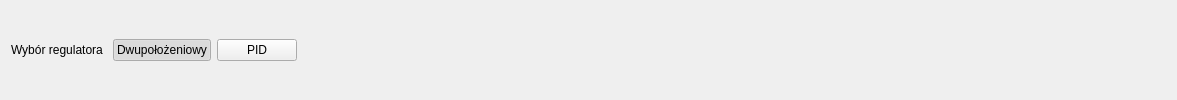
          <widget class="QWidget" name="pageFanControllerSelect">
           <layout class="QHBoxLayout" name="horizontalLayout_7">
            <item>
             <widget class="QLabel" name="label_9">
              <property name="text">
               <string>&lt;html&gt;&lt;head/&gt;&lt;body&gt;&lt;p&gt;Wybór regulatora	&lt;/p&gt;&lt;/body&gt;&lt;/html&gt;</string>
              </property>
             </widget>
            </item>
            <item>
             <widget class="QPushButton" name="btnFanControllerSetBB">
              <property name="toolTip">
               <string>Wybierz dwupołożeniowy regulator do sterowania wentylatorem</string>
              </property>
              <property name="statusTip">
               <string>Wybierz dwupołożeniowy regulator do sterowania wentylatorem</string>
              </property>
              <property name="text">
               <string>Dwupołożeniowy</string>
              </property>
              <property name="checkable">
               <bool>true</bool>
              </property>
              <property name="checked">
               <bool>true</bool>
              </property>
             </widget>
            </item>
            <item>
             <widget class="QPushButton" name="btnFanControllerSetPID">
              <property name="toolTip">
               <string>Wybierz regulator PID do sterowania wentylatorem</string>
              </property>
              <property name="statusTip">
               <string>Wybierz regulator PID do sterowania wentylatorem</string>
              </property>
              <property name="text">
               <string>PID</string>
              </property>
              <property name="checkable">
               <bool>true</bool>
              </property>
             </widget>
            </item>
            <item>
             <spacer name="horizontalSpacer_4">
              <property name="orientation">
               <enum>Qt::Horizontal</enum>
              </property>
              <property name="sizeHint" stdset="0">
               <size>
                <width>869</width>
                <height>20</height>
               </size>
              </property>
             </spacer>
            </item>
           </layout>
          </widget>
